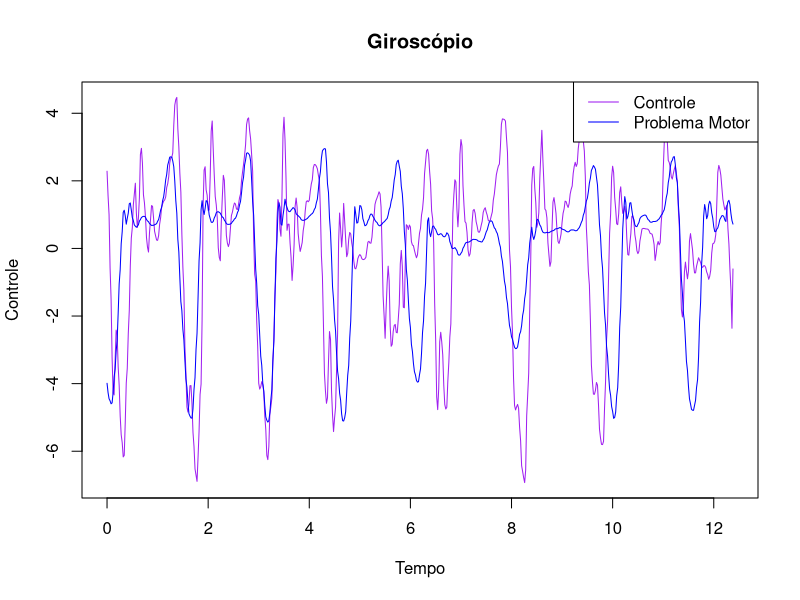
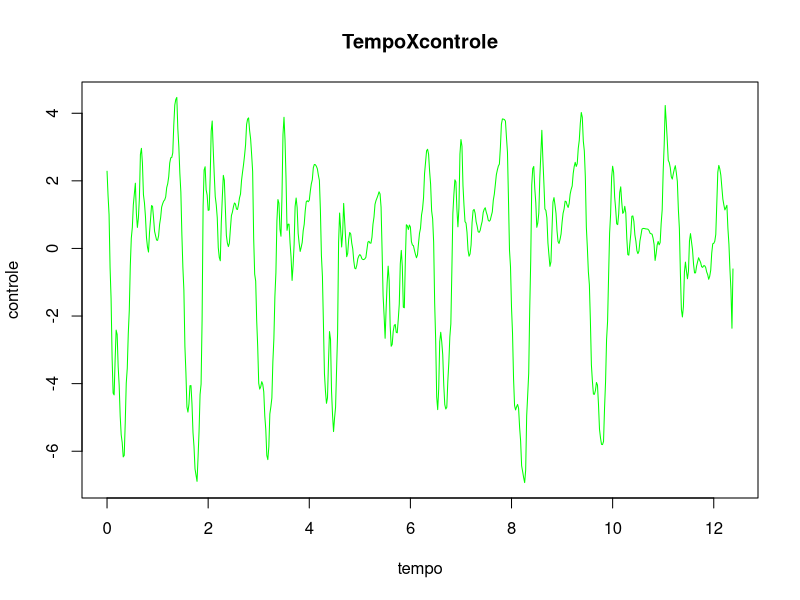
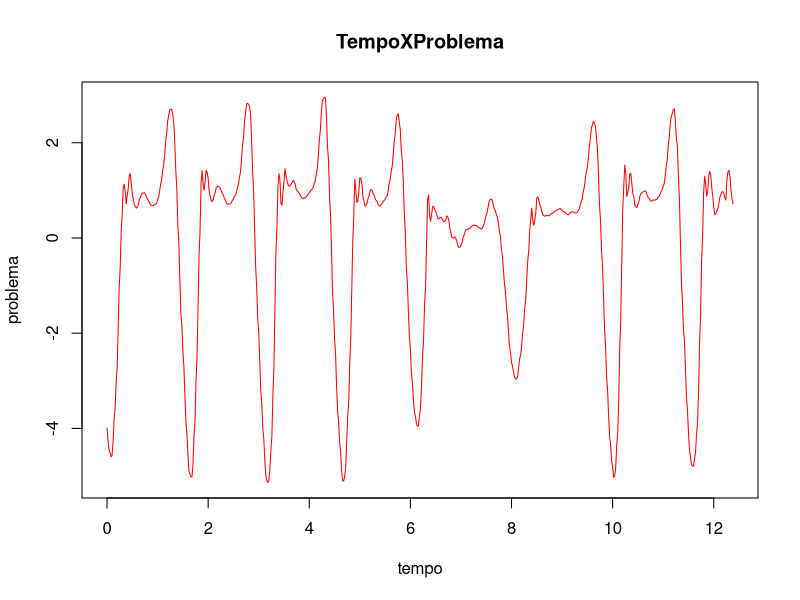

The R script that drew these images, in order: (Note: this script raises an error after producing the figures.)
# Recebendo os dados ------------------------------------------------------
setwd("C:/Users/lucas/OneDrive/Documentos/Faculdade/7 Semestre/Proj/PRJBiomedica")

# Ler os dados
dados <- read.table("giro.txt", header = TRUE, sep = "\t", dec = ",")


# Plotar o gráfico
plot(dados$Tempo, dados$Controle, 
     type = "l", col = "purple", 
     xlab = "Tempo", ylab = "Controle", 
     main = "Giroscópio")

lines(dados$Tempo, dados$Problema.Motor, col = "blue")
legend("topright", legend = c("Controle", "Problema Motor"), col = c("purple", "blue"), lty = 1)

dados_controle <- data.frame(
  Tempo = dados$Tempo,
  Controle = dados$Controle
)

dados_Problema <- data.frame(
  Tempo = dados$Tempo,
  Problema = dados$Problema.Motor
)

plot(dados_controle$Tempo, dados_controle$Controle, 
     type = "l", col = "green", 
     xlab ="tempo", ylab ="controle", 
     main = "TempoXcontrole")
plot(dados_Problema$Tempo, dados_Problema$Problema, 
     type = "l", col = "red", 
     xlab ="tempo", ylab ="problema", 
     main = "TempoXProblema")


# Características ---------------------------------------------------------

# MAVSD CONTROLE ----------------------------------------------------------
mavsd_controle <- mean(abs(diff(dados_controle$Controle)))
print(mavsd_controle)

# MAVSD PROBLEMA -------------------------------------------------------------------
media <- mean(dados_controle$Controle)
mavsd_Problema <- mean(abs(diff(dados_Problema$Problema)))
print(mavsd_Problema)


# F50 ---------------------------------------------------------------------

#F50 Dados Controle
Controle_ordenado <- sort(dados_controle$Controle)
freq_acumulada <- cumsum(table(Controle_ordenado))
F50_controle <- names(freq_acumulada)[which.max(freq_acumulada >= 0.5)]
F50_controle

#F50 Dados problema
Problema_ordenado <- sort(dados_Problema$Problema)
freq_acumulada2 <- cumsum(table(Problema_ordenado))
F50_Problema <- names(freq_acumulada2)[which.max(freq_acumulada >= 0.5)]
F50_Problema


# KURTOSIS ----------------------------------------------------------------
library(e1071)
dados <- c(dados$Tempo, dados$Controle, dados$Problema.Motor)
curtose <- kurtosis(dados)
print(curtose)


# Fazer FFT ---------------------------------------------------------------

# FFT Dados Controle
AmplitudeFFTControle <- c(dados$Controle)

FFTControle <- fft(AmplitudeFFTControle)

df.dadosFFTControle <- data.frame(
  Tempo = dados$Tempo,
  AmplitudeFFT.Controle = FFTControle
)

plot(dados$Tempo, dados$Controle, # Sinal Original
     type = "l", col = "red",
     xlab ="Tempo", ylab ="Amplitude", 
     main = "Original Signal") 

plot(df.dadosFFTControle$Tempo, df.dadosFFTControle$AmplitudeFFT.Controle, 
     type = "l", col = "purple",
     xlab ="Tempo", ylab ="Amplitude", 
     main = "Sinal FFT - Controle")


# FFT Dados Problema
AmplitudeFFTProblema <- c(dados$Problema.Motor)

FFTProblema <- fft(AmplitudeFFTProblema)

df.dadosFFTProblema <- data.frame(
  Tempo = dados$Tempo,
  AmplitudeFFT.Problema = FFTProblema
)

plot(dados$Tempo, dados$Problema.Motor, # Sinal Original
     type = "l", col = "red",
     xlab ="Tempo", ylab ="Amplitude", 
     main = "Original Signal") 

help(col)
plot(df.dadosFFTProblema$Tempo, df.dadosFFTProblema$AmplitudeFFT.Problema, 
     type = "l", col = "purple", 
     xlab ="Tempo", ylab ="Amplitude", 
     main = "Sinal FFT - Problema")


